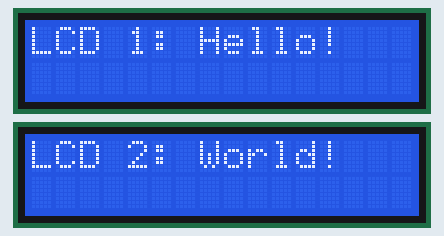
Recording of a sketch running on a simulated Arduino Uno, built with avr-gcc and run on an emulated ATmega328P. On the bench: 2 × 16×2 character LCD.

Above: at 0.2 s.
At 4.3 s:
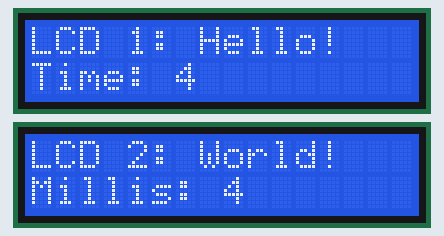
At 9.4 s:
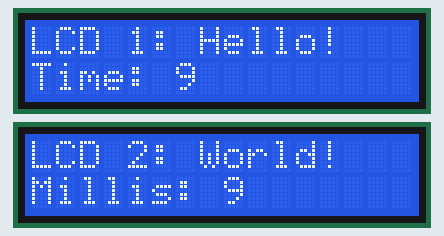
At 19.5 s:
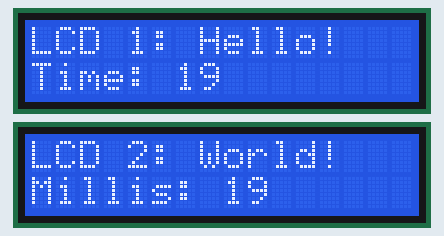
At 28.7 s:
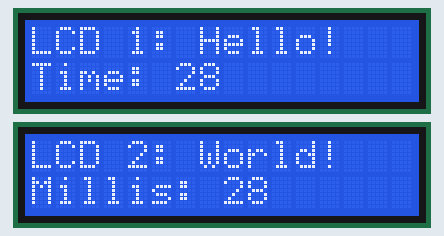
At 38.9 s:
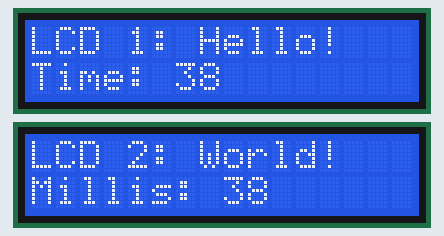

Measured:
- what the display in image 1 shows lasts 1.0 s, from 4.2 s to 5.2 s

The sketch:

main.ino
```cpp
// Include necessary libraries
#include <Wire.h>                  // Handles I2C communication
#include <Adafruit_LiquidCrystal.h> // Adafruit library for I2C LCD

// Create two LCD objects with different I2C addresses
// These addresses must match the actual hardware settings (check with I2C scanner)
Adafruit_LiquidCrystal lcd1(0x20);  // First LCD at address 0x20
Adafruit_LiquidCrystal lcd2(0x21);  // Second LCD at address 0x21

void setup() {
  // Initialize the first LCD with 16 columns and 2 rows
  lcd1.begin(16, 2);           // Set dimensions
  lcd1.setBacklight(1);        // Turn on backlight
  lcd1.setCursor(0, 0);        // Move cursor to top-left corner
  lcd1.print("LCD 1: Hello!"); // Print message on the first row

  // Initialize the second LCD with same dimensions
  lcd2.begin(16, 2);
  lcd2.setBacklight(1);
  lcd2.setCursor(0, 0);
  lcd2.print("LCD 2: World!"); // Print message on the first row
}

void loop() {
  // Wait for 1 second between updates
  delay(1000);

  // Update second row of LCD 1 with elapsed time in seconds
  lcd1.setCursor(0, 1);                // Move cursor to start of second row
  lcd1.print("Time: ");                // Print label
  lcd1.print(millis() / 1000);         // Print number of seconds since program started

  // Update second row of LCD 2 with the same elapsed time
  lcd2.setCursor(0, 1);
  lcd2.print("Millis: ");
  lcd2.print(millis() / 1000);         // Also showing seconds here
}
```
